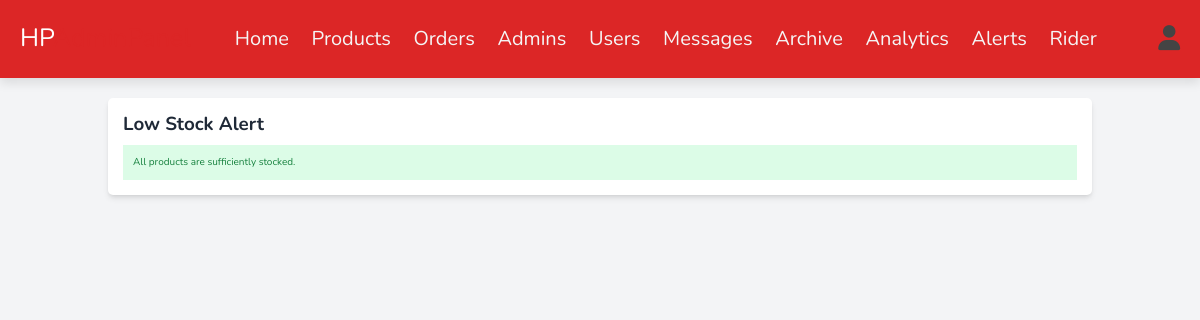
/admin/inventory_alert.php (signed in), run on an earlier commit of the app's database.
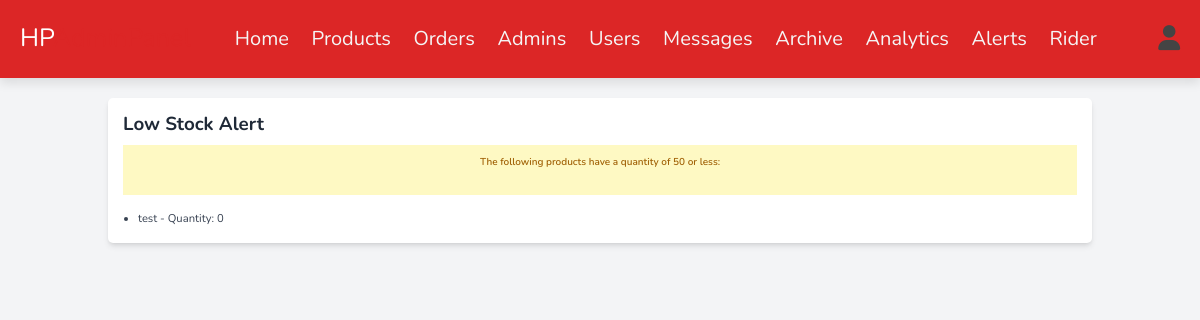
And on a later commit of the database.
### tables this page shows
CREATE TABLE `products` (
  `id` int(11) NOT NULL,
  `name` varchar(255) NOT NULL,
  `manufacturer` varchar(255) NOT NULL,
  `type` varchar(255) NOT NULL,
  `automobile_type` varchar(255) NOT NULL,
  `price` decimal(10,2) NOT NULL,
  `selling_price` decimal(10,2) NOT NULL,
  `details` text NOT NULL,
  `image_01` varchar(255) NOT NULL,
  `image_02` varchar(255) NOT NULL,
  `image_03` varchar(255) NOT NULL,
  `category` varchar(255) NOT NULL,
  `quantity` int(11) NOT NULL,
  `date` date NOT NULL
);

### admin/inventory_alert.php (the view, shortened to what this page needs)
<?php
include '../components/connect.php';
$check_quantity = $conn->prepare("SELECT * FROM `products` WHERE quantity <= 50");
$check_quantity->execute();
$low_stock_products = $check_quantity->fetchAll(PDO::FETCH_ASSOC);
?>
<!DOCTYPE html>
<html lang="en">
<head>
    <script src="https://cdn.tailwindcss.com"></script>
    <link rel="stylesheet" href="../css/admin_style.css">
</head>
<body class="bg-gray-100">
<?php include '../components/admin_header.php'; ?>
<section class="container mx-auto p-8">
    <div class="bg-white shadow-md rounded-lg p-6">
        <h1 class="text-3xl font-bold text-gray-800 mb-4">Low Stock Alert</h1>
        <?php if (!empty($low_stock_products)): ?>
            <div class="bg-yellow-100 border-l-4 border-yellow-500 text-yellow-700 p-4 mb-6">
                <h3 class="font-semibold">The following products have a quantity of 50 or less:</h3>
            </div>
            <ul class="list-disc pl-6 space-y-2">
                <?php foreach ($low_stock_products as $product): ?>
                    <li class="text-lg text-gray-700">
                        <?= $product['name'] . ' - Quantity: ' . $product['quantity']; ?>
                    </li>
                <?php endforeach; ?>
            </ul>
        <?php else: ?>
            <div class="bg-green-100 border-l-4 border-green-500 text-green-700 p-4">
                <p>All products are sufficiently stocked.</p>
            </div>
        <?php endif; ?>
    </div>
</section>
</body>
</html>

What changed in the data, as far as the page shows it:
now on this page (row edited): products: name "test", quantity "0"
Also different on the page:
text no longer shown: "All products are sufficiently stocked."
text now shown: "The following products have a quantity of 50 or less:"
